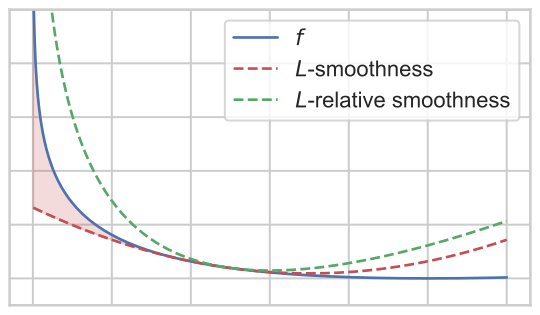

Recreate this plot in Python.
# %%
import numpy as np
import matplotlib.pyplot as plt
import seaborn as sns

sns.set_theme(context="talk", style="whitegrid", font_scale=1)


def f(x, y=1.0):
    return x - y * np.log(x)


def grad_f(x, y=1.0):
    return 1.0 - y / x


def phi(x):
    return -np.log(x)


def D_phi(y, x):
    return phi(y) - phi(x) + (y - x) / x  # Burg Bregman


y_obs = 1.0
xk = 0.5
tau = 0.2

L_tight = y_obs
L = 3 * L_tight  # inflate to make the gap visible (try 1.2–3.0)

x = np.linspace(1e-3, 1.2, 800)

fx = f(x, y_obs)
quad = f(xk, y_obs) + grad_f(xk, y_obs) * (x - xk) + (1.0 / (2.0 * tau)) * (x - xk) ** 2
breg = f(xk, y_obs) + grad_f(xk, y_obs) * (x - xk) + L * D_phi(x, xk)

fontsize = 30
colors = sns.color_palette("deep")

plt.figure(figsize=(8, 4))

# Curves
plt.plot(x, fx, linewidth=2, label=r"$f$", color=colors[0])
plt.plot(x, quad, "--", linewidth=2, label=r"$L$-smoothness", color=colors[3])
plt.plot(x, breg, "--", linewidth=2, label=r"$L$-relative smoothness", color=colors[2])

# Shade invalid Euclidean region: where quad is NOT an upper bound
invalid = quad < fx
plt.fill_between(
    x,
    quad,
    fx,
    where=invalid,
    interpolate=True,
    alpha=0.20,
    color=colors[3],
)

# Optional: mark intersections (nice for posters)
# Find sign changes of (quad - fx)
diff = quad - fx
cross_idx = np.where(np.sign(diff[:-1]) != np.sign(diff[1:]))[0]

plt.ylim(0.5, 6)

ax = plt.gca()
ax.tick_params(labelbottom=False, labelleft=False)

plt.legend()  # poster: keep legend readable but not huge
plt.savefig(
    "../assets/img/section4/relative-smoothness.pdf", dpi=96, bbox_inches="tight"
)
plt.show()


# %%
